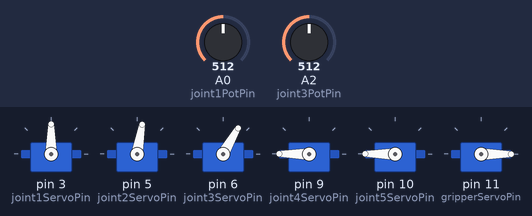
A sketch run on a simulated Arduino Uno, built with avr-gcc and run on an emulated ATmega328P. On the bench: 6 × servo. The inputs (shaded band) are chosen by the test bench; at power-on: A0 (joint1PotPin) = 512, A2 (joint3PotPin) = 512.

Above: at 1.2 s.
1.3 s: A0 (joint1PotPin) set to 716
At 2.1 s:
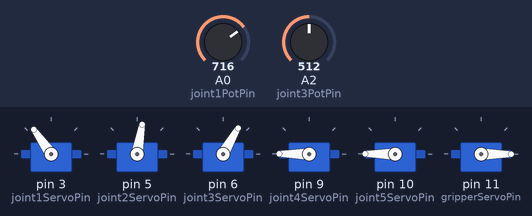
2.8 s: A2 (joint3PotPin) set to 716
At 3.2 s:
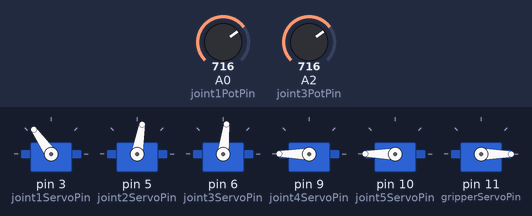
4.3 s: A0 (joint1PotPin) set to 900
At 5.5 s:
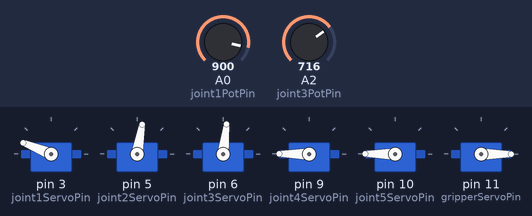
5.8 s: A2 (joint3PotPin) set to 900
At 6.7 s:
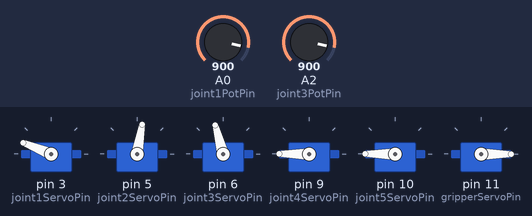
7.3 s: A0 (joint1PotPin) set to 1023
At 7.8 s:
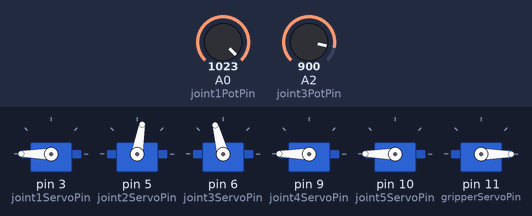
8.8 s: A2 (joint3PotPin) set to 1023
At 10.2 s:
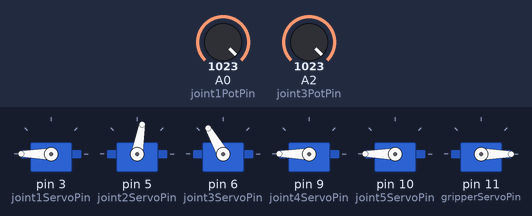
Timing chart, 0 to 11.3 s (numbered marks = the images above; inputs shaded):
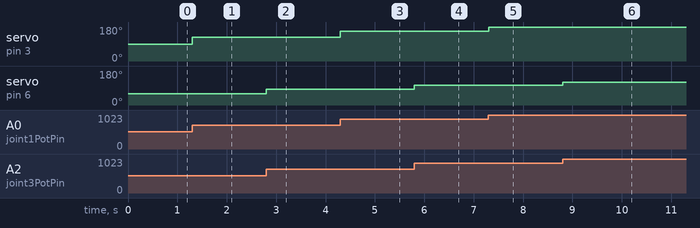

The sketch:

main.ino
```cpp
#include "Arduino.h"
#include "./include/lynxmotion.h"

#define joint1PotPin A0
#define joint2PotPin A1
#define joint3PotPin A2
#define joint4PotPin A3
#define joint5PotPin A4

const int m_upperPotVal = 1023;
const int m_lowerPotVal = 0;

// Robot instance
LynxMotion robot;


// Joint space vector
int jointVec[servoNum] = {0};


void setup()
{
    robot.init();
    Serial.begin(9600);
}


void loop()
{
    /******************** Forward Kinematics ******************/


    //Joystick
    jointVec[robot.jointIndices.joint1] =
        map(analogRead(joint1PotPin), m_lowerPotVal, m_upperPotVal,
        robot.upperJointLimits[robot.jointIndices.joint1],
        robot.lowerJointLimits[robot.jointIndices.joint1]);

    jointVec[robot.jointIndices.joint2] = 80;
        // map(analogRead(joint2PotPin), m_lowerPotVal, m_upperPotVal,
        // robot.upperJointLimits[robot.jointIndices.joint2],
        // robot.lowerJointLimits[robot.jointIndices.joint2]);

    jointVec[robot.jointIndices.joint3] =
        map(analogRead(joint3PotPin), m_lowerPotVal, m_upperPotVal,
        robot.upperJointLimits[robot.jointIndices.joint3],
        robot.lowerJointLimits[robot.jointIndices.joint3]);

    jointVec[robot.jointIndices.joint4] = 0;
    jointVec[robot.jointIndices.joint5] = 90;

    // Forward Kinematics
    robot.forwardKinematics(jointVec);


    // delay(10);


    // Serial.println(angle);


}
```

lynxmotion.h
```cpp
#ifndef LYNXMOTION_H
#define LYNXMOTION_H


#include <Arduino.h>
#include <Servo.h>


#define joint1ServoPin 3
#define joint2ServoPin 5
#define joint3ServoPin 6
#define joint4ServoPin 9
#define joint5ServoPin 10
#define gripperServoPin 11

#define servoNum 6

class LynxMotion
{
    public:

        // Constructor
        LynxMotion();

        // Initialize servos
        void init(void);

        // Forward kinematics
        void forwardKinematics(int *jointVec);

        // Joint space indices
       struct jointSpace
        {   int joint1; int joint2; int joint3;
            int joint4; int joint5; int gripper;
        };
        const struct jointSpace jointIndices = {0, 1, 2, 3, 4, 5};

        // Joint angles limits
        const int lowerJointLimits[servoNum] = {-90, 0, -120, -120, -90, 0};
        const int upperJointLimits[servoNum] = {90, 120, 0, 0, 90, 0};

        // Deconstructor
        ~LynxMotion();

    private:

        // Servo objects
        Servo m_servoJoint1; Servo m_servoJoint2; Servo m_servoJoint3;
        Servo m_servoJoint4; Servo m_servoJoint5; Servo m_servoGripper;

        /*************** Joint to servo mapping **************/
        // Servo limits
        const int m_lowerServoLimit = 0;
        const int m_upperServoLimit = 180;

        // Joint limits
        const int m_lowerJointLimits[servoNum] = {-90, 0, -180, -180, -90, 0};
        const int m_upperJointLimits[servoNum] = {90, 180, 0, 0, 90, 0};
};


#endif
```

signal_processing.hpp
```cpp
#ifndef SIGNAL_PROCESSING_H
#define SIGNAL_PROCESSING_H

template <class M>

class SignalProcessing{
    public:
        // Contructor
        SignalProcessing();

        // Main methods
        static M map(M x, M in_min, M in_max, M out_min, M out_max);
        static M clipping(M x, M x_l, M x_u);
        static M saturation(M x, M x_lim);
        static M deadbandRecovery(M x, M x_l, M x_u);
        static M expMovingAverage(M x, M x_prev, M alhpa);
        static M sgn(M x);
        static bool inRange(M x, M x_l, M x_u);
    private:
        static M absM(M x);
};

template <class M>
SignalProcessing<M>::SignalProcessing(){}

template <class M>
M SignalProcessing<M>::map(M x, M in_min, M in_max, M out_min, M out_max){
    return ((M) ((x - in_min) * (out_max - out_min) / (in_max - in_min) + out_min));
}

template <class M>
M SignalProcessing<M>::clipping(M x, M x_l, M x_u){
    if (x > x_u){
        x = x_u;
        return x;
    }
    else if (x < x_l){
        x = x_l;
        return x;
    }
    else{
        return x;
    }
}

template <class M>
M SignalProcessing<M>::deadbandRecovery(M x, M x_l, M x_u)
{
    return ((x >= x_u) | ( x <= x_l )) ? (x) : ((M) 0);
}

template <class M>
M SignalProcessing<M>::sgn(M x) {
    return (M(0) < x) - (x < M(0));
}

template <class M>
M SignalProcessing<M>::saturation(M x, M x_lim){

    if((x + absM(x_lim)) < (M) 0){
        return (M) -1;
    }
    else if((x - absM(x_lim)) > (M) 0){

        return (M) 1;
    }
    else{
        return (M) x/x_lim;
    }
}

template <class M>
M SignalProcessing<M>::expMovingAverage(M x, M x_prev, M alhpa){
    M y; y = alhpa*x + (1 - alhpa)*x_prev; return y;
}

template <class M>
M SignalProcessing<M>::absM(M x){
    M y; (x >= (M) 0) ? (y = x) : (y = (-1) * x); return y;
}

template <class M>
bool SignalProcessing<M>::inRange(M x, M x_l, M x_u)
{
    return ((x - x_u) * (x - x_l) <= 0);
}


#endif
```

lynxmotion.cpp
```cpp
#include "../include/lynxmotion.h"
#include "../include/signal_processing.hpp"


LynxMotion::LynxMotion()
{

}


void LynxMotion::init(void)
{
    m_servoJoint1.attach(joint1ServoPin); m_servoJoint2.attach(joint2ServoPin);
    m_servoJoint3.attach(joint3ServoPin); m_servoJoint4.attach(joint4ServoPin);
    m_servoJoint5.attach(joint5ServoPin); m_servoGripper.attach(gripperServoPin);
}


void LynxMotion::forwardKinematics(int *jointVec)
{
    // Clipping
    jointVec[jointIndices.joint1] =
        SignalProcessing<int>::clipping(jointVec[jointIndices.joint1],
            lowerJointLimits[jointIndices.joint1],
            upperJointLimits[jointIndices.joint1]);

    jointVec[jointIndices.joint2] =
        SignalProcessing<int>::clipping(jointVec[jointIndices.joint2],
            lowerJointLimits[jointIndices.joint2],
            upperJointLimits[jointIndices.joint2]);

    jointVec[jointIndices.joint3] =
        SignalProcessing<int>::clipping(jointVec[jointIndices.joint3],
            lowerJointLimits[jointIndices.joint3],
            upperJointLimits[jointIndices.joint3]);

    jointVec[jointIndices.joint4] =
        SignalProcessing<int>::clipping(jointVec[jointIndices.joint4],
            lowerJointLimits[jointIndices.joint4],
            upperJointLimits[jointIndices.joint4]);

    jointVec[jointIndices.joint5] =
        SignalProcessing<int>::clipping(jointVec[jointIndices.joint5],
            lowerJointLimits[jointIndices.joint5],
            upperJointLimits[jointIndices.joint5]);

    // Mapping
    int servoJoint1 = SignalProcessing<int>::map(jointVec[jointIndices.joint1],
        m_upperJointLimits[jointIndices.joint1],
        m_lowerJointLimits[jointIndices.joint1],
        m_lowerServoLimit, m_upperServoLimit);

    int servoJoint2 = SignalProcessing<int>::map(jointVec[jointIndices.joint2],
        m_lowerJointLimits[jointIndices.joint2],
        m_upperJointLimits[jointIndices.joint2],
        m_lowerServoLimit, m_upperServoLimit);

    int servoJoint3 = SignalProcessing<int>::map(jointVec[jointIndices.joint3],
        m_upperJointLimits[jointIndices.joint3],
        m_lowerJointLimits[jointIndices.joint3],
        m_lowerServoLimit, m_upperServoLimit);


    int servoJoint4 = SignalProcessing<int>::map(jointVec[jointIndices.joint4],
        m_lowerJointLimits[jointIndices.joint4],
        m_upperJointLimits[jointIndices.joint4],
        m_lowerServoLimit, m_upperServoLimit);


   int servoJoint5 = SignalProcessing<int>::map(jointVec[jointIndices.joint5],
        m_lowerJointLimits[jointIndices.joint5],
        m_upperJointLimits[jointIndices.joint5],
        m_lowerServoLimit, m_upperServoLimit);


    m_servoJoint1.write(servoJoint1);
    m_servoJoint2.write(servoJoint2);
    m_servoJoint3.write(servoJoint3);
    m_servoJoint4.write(servoJoint4);
    m_servoJoint5.write(servoJoint5);
    m_servoGripper.write(jointVec[jointIndices.gripper]);
}


LynxMotion::~LynxMotion()
{

}
```

Measured:
- after the input at 1.3 s, servo on pin 3 (joint1ServoPin): 90° → 125° at once
- after the input at 2.8 s, servo on pin 6 (joint3ServoPin): 60° → 83° at once
- after the input at 4.3 s, servo on pin 3 (joint1ServoPin): 125° → 158° at once
- after the input at 5.8 s, servo on pin 6 (joint3ServoPin): 83° → 105° at once
- after the input at 7.3 s, servo on pin 3 (joint1ServoPin): 158° → 180° at once
- after the input at 8.8 s, servo on pin 6 (joint3ServoPin): 105° → 120° at once
